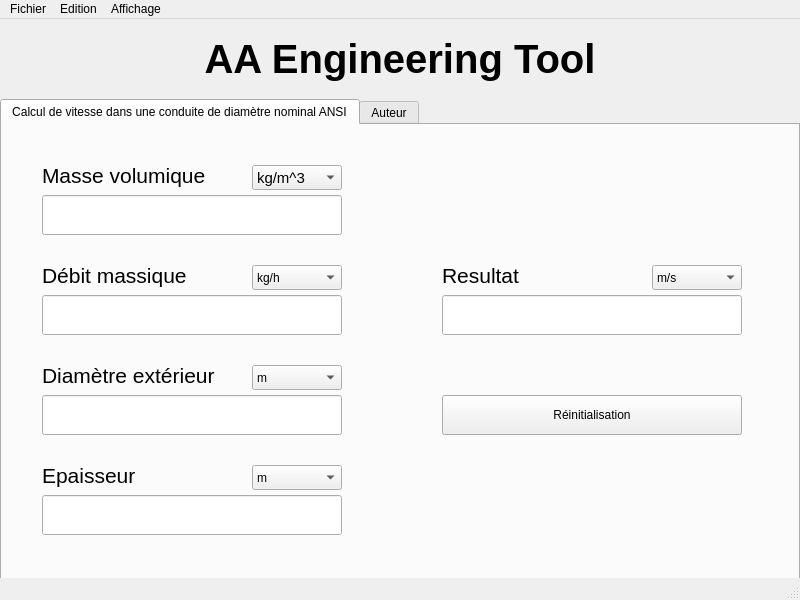
<?xml version="1.0" encoding="UTF-8"?>
<ui version="4.0">
 <class>MainWindow</class>
 <widget class="QMainWindow" name="MainWindow">
  <property name="geometry">
   <rect>
    <x>0</x>
    <y>0</y>
    <width>800</width>
    <height>600</height>
   </rect>
  </property>
  <property name="windowTitle">
   <string>AA Engineering Tool</string>
  </property>
  <property name="windowIcon">
   <iconset>
    <normaloff>../../../texture/orig.jpg</normaloff>../../../texture/orig.jpg</iconset>
  </property>
  <widget class="QWidget" name="centralwidget">
   <widget class="QLabel" name="bg">
    <property name="geometry">
     <rect>
      <x>0</x>
      <y>0</y>
      <width>800</width>
      <height>560</height>
     </rect>
    </property>
    <property name="text">
     <string/>
    </property>
    <property name="pixmap">
     <pixmap>../texture/color.png</pixmap>
    </property>
    <property name="scaledContents">
     <bool>true</bool>
    </property>
   </widget>
   <widget class="QLabel" name="title">
    <property name="geometry">
     <rect>
      <x>200</x>
      <y>10</y>
      <width>400</width>
      <height>60</height>
     </rect>
    </property>
    <property name="font">
     <font>
      <pointsize>30</pointsize>
      <weight>75</weight>
      <bold>true</bold>
     </font>
    </property>
    <property name="text">
     <string>AA Engineering Tool</string>
    </property>
    <property name="scaledContents">
     <bool>false</bool>
    </property>
    <property name="alignment">
     <set>Qt::AlignCenter</set>
    </property>
   </widget>
   <widget class="QTabWidget" name="tabs">
    <property name="geometry">
     <rect>
      <x>0</x>
      <y>80</y>
      <width>800</width>
      <height>481</height>
     </rect>
    </property>
    <property name="autoFillBackground">
     <bool>false</bool>
    </property>
    <property name="currentIndex">
     <number>0</number>
    </property>
    <widget class="QWidget" name="tab_1">
     <attribute name="title">
      <string>Calcul de vitesse dans une conduite de diamètre nominal ANSI</string>
     </attribute>
     <widget class="QLabel" name="bg_compute">
      <property name="geometry">
       <rect>
        <x>-4</x>
        <y>-4</y>
        <width>801</width>
        <height>451</height>
       </rect>
      </property>
      <property name="text">
       <string/>
      </property>
      <property name="pixmap">
       <pixmap>../texture/color.png</pixmap>
      </property>
      <property name="scaledContents">
       <bool>true</bool>
      </property>
     </widget>
     <widget class="QLineEdit" name="density_input">
      <property name="geometry">
       <rect>
        <x>40</x>
        <y>70</y>
        <width>300</width>
        <height>40</height>
       </rect>
      </property>
     </widget>
     <widget class="QLineEdit" name="mass_flow_input">
      <property name="geometry">
       <rect>
        <x>40</x>
        <y>170</y>
        <width>300</width>
        <height>40</height>
       </rect>
      </property>
     </widget>
     <widget class="QLineEdit" name="ext_diameter_input">
      <property name="geometry">
       <rect>
        <x>40</x>
        <y>270</y>
        <width>300</width>
        <height>40</height>
       </rect>
      </property>
     </widget>
     <widget class="QLineEdit" name="thickness_input">
      <property name="geometry">
       <rect>
        <x>40</x>
        <y>370</y>
        <width>300</width>
        <height>40</height>
       </rect>
      </property>
     </widget>
     <widget class="QPushButton" name="reset">
      <property name="geometry">
       <rect>
        <x>440</x>
        <y>270</y>
        <width>300</width>
        <height>40</height>
       </rect>
      </property>
      <property name="text">
       <string>Réinitialisation</string>
      </property>
     </widget>
     <widget class="QLabel" name="result_label">
      <property name="geometry">
       <rect>
        <x>440</x>
        <y>130</y>
        <width>200</width>
        <height>40</height>
       </rect>
      </property>
      <property name="font">
       <font>
        <pointsize>16</pointsize>
       </font>
      </property>
      <property name="text">
       <string>Resultat</string>
      </property>
     </widget>
     <widget class="QLabel" name="density_label">
      <property name="geometry">
       <rect>
        <x>40</x>
        <y>30</y>
        <width>200</width>
        <height>40</height>
       </rect>
      </property>
      <property name="font">
       <font>
        <pointsize>16</pointsize>
       </font>
      </property>
      <property name="text">
       <string>Masse volumique</string>
      </property>
     </widget>
     <widget class="QLabel" name="mass_flow_label">
      <property name="geometry">
       <rect>
        <x>40</x>
        <y>130</y>
        <width>200</width>
        <height>40</height>
       </rect>
      </property>
      <property name="font">
       <font>
        <pointsize>16</pointsize>
       </font>
      </property>
      <property name="text">
       <string>Débit massique</string>
      </property>
     </widget>
     <widget class="QLabel" name="ext_diameter_label">
      <property name="geometry">
       <rect>
        <x>40</x>
        <y>230</y>
        <width>200</width>
        <height>40</height>
       </rect>
      </property>
      <property name="font">
       <font>
        <pointsize>16</pointsize>
       </font>
      </property>
      <property name="text">
       <string>Diamètre extérieur</string>
      </property>
     </widget>
     <widget class="QLabel" name="thickness_label">
      <property name="geometry">
       <rect>
        <x>40</x>
        <y>330</y>
        <width>200</width>
        <height>40</height>
       </rect>
      </property>
      <property name="font">
       <font>
        <pointsize>16</pointsize>
       </font>
      </property>
      <property name="text">
       <string>Epaisseur</string>
      </property>
     </widget>
     <widget class="QLineEdit" name="result_output">
      <property name="geometry">
       <rect>
        <x>440</x>
        <y>170</y>
        <width>300</width>
        <height>40</height>
       </rect>
      </property>
      <property name="readOnly">
       <bool>true</bool>
      </property>
     </widget>
     <widget class="QComboBox" name="density_unit">
      <property name="geometry">
       <rect>
        <x>250</x>
        <y>40</y>
        <width>90</width>
        <height>25</height>
       </rect>
      </property>
      <property name="font">
       <font>
        <pointsize>11</pointsize>
       </font>
      </property>
      <item>
       <property name="text">
        <string>kg/m^3</string>
       </property>
      </item>
      <item>
       <property name="text">
        <string/>
       </property>
      </item>
     </widget>
     <widget class="QComboBox" name="mass_flow_unit">
      <property name="geometry">
       <rect>
        <x>250</x>
        <y>140</y>
        <width>90</width>
        <height>25</height>
       </rect>
      </property>
      <item>
       <property name="text">
        <string>kg/h</string>
       </property>
      </item>
     </widget>
     <widget class="QComboBox" name="ext_diameter_unit">
      <property name="geometry">
       <rect>
        <x>250</x>
        <y>240</y>
        <width>90</width>
        <height>25</height>
       </rect>
      </property>
      <item>
       <property name="text">
        <string>m</string>
       </property>
      </item>
      <item>
       <property name="text">
        <string>cm</string>
       </property>
      </item>
      <item>
       <property name="text">
        <string>mm</string>
       </property>
      </item>
     </widget>
     <widget class="QComboBox" name="thickness_unit">
      <property name="geometry">
       <rect>
        <x>250</x>
        <y>340</y>
        <width>90</width>
        <height>25</height>
       </rect>
      </property>
      <item>
       <property name="text">
        <string>m</string>
       </property>
      </item>
      <item>
       <property name="text">
        <string>cm</string>
       </property>
      </item>
      <item>
       <property name="text">
        <string>mm</string>
       </property>
      </item>
     </widget>
     <widget class="QComboBox" name="result_unit">
      <property name="geometry">
       <rect>
        <x>650</x>
        <y>140</y>
        <width>90</width>
        <height>25</height>
       </rect>
      </property>
      <item>
       <property name="text">
        <string>m/s</string>
       </property>
      </item>
     </widget>
    </widget>
    <widget class="QWidget" name="author">
     <attribute name="title">
      <string>Auteur</string>
     </attribute>
     <widget class="QLabel" name="bg_author">
      <property name="geometry">
       <rect>
        <x>-4</x>
        <y>-4</y>
        <width>801</width>
        <height>451</height>
       </rect>
      </property>
      <property name="text">
       <string/>
      </property>
      <property name="pixmap">
       <pixmap>../texture/bg.png</pixmap>
      </property>
      <property name="scaledContents">
       <bool>true</bool>
      </property>
     </widget>
     <widget class="QLabel" name="name">
      <property name="geometry">
       <rect>
        <x>100</x>
        <y>60</y>
        <width>250</width>
        <height>50</height>
       </rect>
      </property>
      <property name="font">
       <font>
        <pointsize>20</pointsize>
       </font>
      </property>
      <property name="text">
       <string>Fabien ALLEMAND</string>
      </property>
     </widget>
     <widget class="QLabel" name="txt_1">
      <property name="geometry">
       <rect>
        <x>20</x>
        <y>10</y>
        <width>300</width>
        <height>60</height>
       </rect>
      </property>
      <property name="font">
       <font>
        <pointsize>20</pointsize>
        <weight>75</weight>
        <bold>true</bold>
       </font>
      </property>
      <property name="text">
       <string>Logiciel développé par:</string>
      </property>
     </widget>
     <widget class="QLabel" name="mail">
      <property name="geometry">
       <rect>
        <x>100</x>
        <y>100</y>
        <width>400</width>
        <height>40</height>
       </rect>
      </property>
      <property name="font">
       <font>
        <pointsize>20</pointsize>
       </font>
      </property>
      <property name="text">
       <string>allemand.fabien@orange.fr</string>
      </property>
     </widget>
     <widget class="QLabel" name="txt_2">
      <property name="geometry">
       <rect>
        <x>20</x>
        <y>150</y>
        <width>300</width>
        <height>40</height>
       </rect>
      </property>
      <property name="font">
       <font>
        <pointsize>20</pointsize>
        <weight>75</weight>
        <bold>true</bold>
       </font>
      </property>
      <property name="text">
       <string>Logiciel développé en:</string>
      </property>
     </widget>
     <widget class="QLabel" name="label">
      <property name="geometry">
       <rect>
        <x>100</x>
        <y>190</y>
        <width>100</width>
        <height>40</height>
       </rect>
      </property>
      <property name="font">
       <font>
        <pointsize>20</pointsize>
       </font>
      </property>
      <property name="text">
       <string>Python</string>
      </property>
     </widget>
     <widget class="QLabel" name="label_2">
      <property name="geometry">
       <rect>
        <x>20</x>
        <y>240</y>
        <width>300</width>
        <height>40</height>
       </rect>
      </property>
      <property name="font">
       <font>
        <pointsize>20</pointsize>
        <weight>75</weight>
        <bold>true</bold>
       </font>
      </property>
      <property name="text">
       <string>Version du logiciel:</string>
      </property>
     </widget>
     <widget class="QLabel" name="label_3">
      <property name="geometry">
       <rect>
        <x>100</x>
        <y>280</y>
        <width>100</width>
        <height>40</height>
       </rect>
      </property>
      <property name="font">
       <font>
        <pointsize>20</pointsize>
       </font>
      </property>
      <property name="text">
       <string>v2.0.0</string>
      </property>
     </widget>
     <widget class="QLabel" name="label_4">
      <property name="geometry">
       <rect>
        <x>20</x>
        <y>340</y>
        <width>100</width>
        <height>40</height>
       </rect>
      </property>
      <property name="font">
       <font>
        <pointsize>20</pointsize>
        <weight>75</weight>
        <bold>true</bold>
       </font>
      </property>
      <property name="text">
       <string>Date:</string>
      </property>
     </widget>
     <widget class="QLabel" name="label_5">
      <property name="geometry">
       <rect>
        <x>100</x>
        <y>380</y>
        <width>150</width>
        <height>40</height>
       </rect>
      </property>
      <property name="font">
       <font>
        <pointsize>20</pointsize>
       </font>
      </property>
      <property name="text">
       <string>17/06/2022</string>
      </property>
     </widget>
    </widget>
   </widget>
  </widget>
  <widget class="QMenuBar" name="menubar">
   <property name="geometry">
    <rect>
     <x>0</x>
     <y>0</y>
     <width>800</width>
     <height>22</height>
    </rect>
   </property>
   <widget class="QMenu" name="menuFichier">
    <property name="title">
     <string>Fichier</string>
    </property>
    <addaction name="actionExporter_les_r_sultats"/>
   </widget>
   <widget class="QMenu" name="menuEdition">
    <property name="title">
     <string>Edition</string>
    </property>
   </widget>
   <widget class="QMenu" name="menuAffichage">
    <property name="title">
     <string>Affichage</string>
    </property>
   </widget>
   <addaction name="menuFichier"/>
   <addaction name="menuEdition"/>
   <addaction name="menuAffichage"/>
  </widget>
  <widget class="QStatusBar" name="statusbar"/>
  <action name="actionExporter_les_r_sultats">
   <property name="text">
    <string>Exporter les résultats</string>
   </property>
  </action>
 </widget>
 <resources/>
 <connections/>
</ui>
